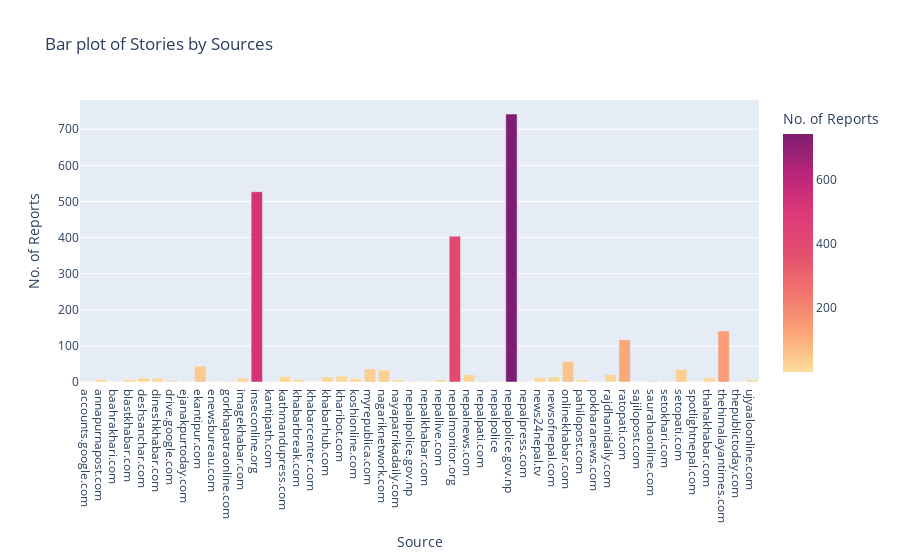

Notebook source saved alongside this figure:
### Code cell
fig = px.bar(source_grp, y = 'No. of Reports', title = 'Bar plot of Stories by Sources',
             color = 'No. of Reports', color_continuous_scale=px.colors.sequential.Sunsetdark)
fig.show()

### Figure 1 — Plotly figure (JSON) as saved in the notebook; plotly's stock layout.template omitted (floating-point values rounded to 4 significant figures)
{"data": [{"alignmentgroup": "True", "hovertemplate": "Source=%{x}<br>No. of Reports=%{marker.color}<extra></extra>", "legendgroup": "", "marker": {"color": [1, 7, 1, 7, 11, 11, 4, 1, 44, 1, 2, 11, 527, 2, 15, 7, 1, 14, 16, 9, 36, 33, 6, 2, 1, 6, 404, 20, 3, 2, 742, 2, 12, 14, 57, 7, 1, 21, 117, 1, 3, 1, 35, 1, 12, 141, 1, 6], "coloraxis": "coloraxis", "pattern": {"shape": ""}}, "name": "", "offsetgroup": "", "orientation": "v", "showlegend": false, "textposition": "auto", "type": "bar", "x": ["accounts.google.com", "annapurnapost.com", "baahrakhari.com", "blastkhabar.com", "deshsanchar.com", "dineshkhabar.com", "drive.google.com", "ejanakpurtoday.com", "ekantipur.com", "enewsbureau.com", "gorkhapatraonline.com", "imagekhabar.com", "inseconline.org", "kantipath.com", "kathmandupress.com", "khabarbreak.com", "khabarcenter.com", "khabarhub.com", "kharibot.com", "koshionline.com", "myrepublica.com", "nagariknetwork.com", "nayapatrikadaily.com", "nepalipolice.gov.np", "nepalkhabar.com", "nepallive.com", "nepalmonitor.org", "nepalnews.com", "nepalpati.com", "nepalpolice", "nepalpolice.gov.np", "nepalpress.com", "news24nepal.tv", "newsofnepal.com", "onlinekhabar.com", "pahilopost.com", "pokharanews.com", "rajdhanidaily.com", "ratopati.com", "sajilopost.com", "saurahaonline.com", "setokhari.com", "setopati.com", "spotlightnepal.com", "thahakhabar.com", "thehimalayantimes.com", "thepublictoday.com", "ujyaaloonline.com"], "xaxis": "x", "y": [1, 7, 1, 7, 11, 11, 4, 1, 44, 1, 2, 11, 527, 2, 15, 7, 1, 14, 16, 9, 36, 33, 6, 2, 1, 6, 404, 20, 3, 2, 742, 2, 12, 14, 57, 7, 1, 21, 117, 1, 3, 1, 35, 1, 12, 141, 1, 6], "yaxis": "y"}], "layout": {"barmode": "relative", "coloraxis": {"colorbar": {"title": {"text": "No. of Reports"}}, "colorscale": [[0, "rgb(252, 222, 156)"], [0.1667, "rgb(250, 164, 118)"], [0.3333, "rgb(240, 116, 110)"], [0.5, "rgb(227, 79, 111)"], [0.6667, "rgb(220, 57, 119)"], [0.8333, "rgb(185, 37, 122)"], [1, "rgb(124, 29, 111)"]]}, "legend": {"tracegroupgap": 0}, "title": {"text": "Bar plot of Stories by Sources"}, "xaxis": {"anchor": "y", "domain": [0, 1], "title": {"text": "Source"}}, "yaxis": {"anchor": "x", "domain": [0, 1], "title": {"text": "No. of Reports"}}}}
